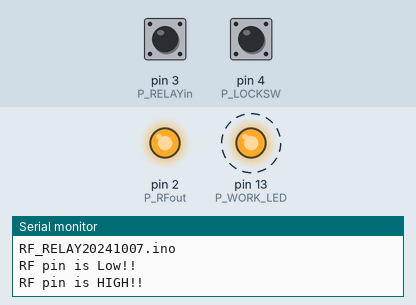
Simulated run of this sketch. Board: Arduino Uno, built with avr-gcc and run on an emulated ATmega328P. On the bench: output pins drawn as LEDs (lit = HIGH), the last lines printed to the serial monitor. Dashed ring = blinking. Inputs (shaded band) come from the test bench; at power-on: pin 4 (P_LOCKSW) HIGH, pin 3 (P_RELAYin) HIGH.

Above: at 1.2 s.
1.3 s: pin 4 (P_LOCKSW) pulled LOW for 0.15 s
At 1.7 s:
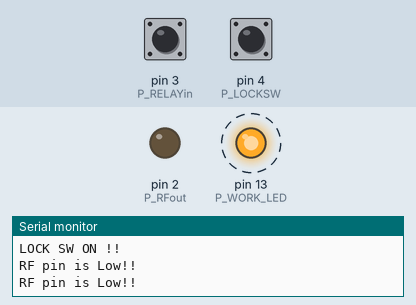
4.3 s: pin 4 (P_LOCKSW) pulled LOW for 3.2 s
At 8.23 s:
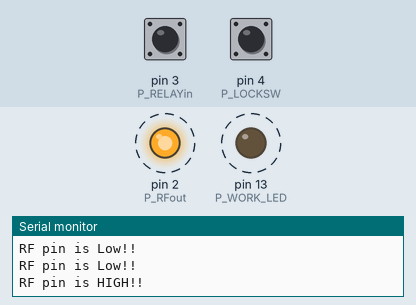
Timing chart, 0 to 15.0 s (numbered marks = the images above; inputs shaded):
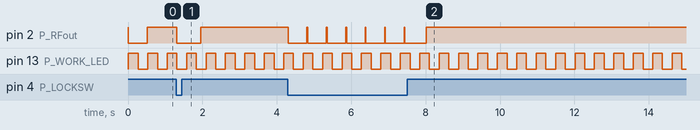

Measured:
- after the input at 1.3 s, pin 2 (P_RFout): HIGH → LOW at once, → HIGH 0.65 s later
- after the input at 4.3 s, pin 2 (P_RFout): alternates HIGH for 0.02 s and LOW for 0.50 s, 14 changes in all, then stays HIGH, starting at once
- by itself, pin 13 (P_WORK_LED): alternates HIGH for 0.26 s and LOW for 0.26 s

The sketch:

RF_RELAY20241007.ino
```cpp
/*
開發板 : Arduino UNO
日期 : 2024/10/07
程式設計 : 李進衛
功能:

1. 當LOCK 開關 ON 時 2pin送出一個0.5sec HI 信號之後維持LO
2. 當LOCK 開關 OFF 時 2pin送出一個0.5sec HI 信號之後維持LO
3. 當LOCK 開關 ON 時 2pin送出一個0.5sec HI 信號時第3pin偵測IO 狀態是HI 或者LO 的狀態。
4. 2pin的信號和3pin的信號一致時不發送RF 信號


*/
#define mainloop_time 10	//主迴圈時間
#define TBASE 10 // main loop time base for 5mS
#define TBASE100 100	//

#define T20MS 20 / TBASE // 4
#define T30MS 30 / TBASE // 6
#define T100MS 100 / TBASE
#define T150MS 150 / TBASE
#define T200MS 200 / TBASE
#define T250MS 250 / TBASE
#define T300MS 300 / TBASE // 60
#define T500MS 500 / TBASE
#define T1000MS 1000 / TBASE
#define T2000MS 2000 / TBASE
#define T1SEC 1000 / TBASE100
#define T2SEC 2000 / TBASE100

unsigned long previousMillis = 0;  //

// constants won't change:
const long interval = 10;  // (milliseconds)

//**************************************************
//定義 IO PORT

#define P_RFout 2
#define P_RELAYin 3
#define P_LOCKSW 4
#define P_WORK_LED 13
//***************************************************

boolean Blink1HZ; // 1HZ閃爍旗標
boolean Blink2HZ; // 2HZ閃爍旗標
boolean RF_ONOFF =0;
boolean F_LOCKSW =0;
boolean F_RFIN =0;
boolean F_LOCKON = 0;
boolean F_LOCKOFF = 0;
boolean F_LOCKstatus;
boolean F_RFINstatus;
int T_CNT1;
int MODE = 0;
int SQN = 0;
int TB_100MS;
int TB_250MS;
int TB_500MS;
int TB_1SEC;
int TB_1MINS;
int TB_1HOURS;
int T_Blink_Count;
int T_LED_delay = 0; // 100ms 為一個單位


boolean F_CMDON;
boolean F_KEYREP;

byte KEY_NEW = 0xff; // = 0xFF;
byte KEY_OLD = 0xff; // = 0xFF;
byte KEY_CMD;		 // = 0xFF;
byte KEY_CHT;		 // = T20MS;
byte KEY_SQN = 0;	 // = 1;
byte KEY_CHEN;
byte KEY_REP;
byte locksw_sqn = 0;
byte locksw_cht = 0;
byte tactsw_sqn = 0;
byte tactsw_cht = 0;
byte Pulse_SQN = 0;

void setup()
{
	Serial.begin(115200);
	Serial.println("RF_RELAY20241007.ino"); // 版本
	pinMode(P_RFout, OUTPUT);//set the pin to be OUTPUT pin.
	pinMode(P_WORK_LED, OUTPUT);//set the pin to be OUTPUT pin.
	pinMode(P_LOCKSW, INPUT_PULLUP);//設定為輸入腳
	pinMode(P_RELAYin, INPUT_PULLUP);//設定為輸入腳

	digitalWrite(P_RFout,HIGH);// relay off
//**************************************************************
//***開機檢查狀態如果開關狀態和繼電器輸出狀態不符合要發射一次RF
//**************************************************************
	F_LOCKstatus = digitalRead(P_LOCKSW);
	F_RFINstatus = digitalRead(P_RELAYin);
  if (F_LOCKstatus != F_RFINstatus)
  {
	  Serial.println("Power ON LOCK and RFin <>");
	  Pulse_SQN = 0;
	  RF_ONOFF = 1;
  }
}
/*
***************************
**** RF LOW 500ms
***************************
*/
void Pulse_000(void)
{

		digitalWrite(P_RFout,LOW);
		Pulse_SQN = 1;
		T_CNT1 = T500MS;
		Serial.println("RF pin is Low!!");
}
/*
***************************
**** 等待 500ms
***************************
*/
void Pulse_100(void)
{
		if (T_CNT1 !=0)
			return;
		Serial.println("RF pin is HIGH!!");
		digitalWrite(P_RFout,HIGH);
	F_LOCKstatus = digitalRead(P_LOCKSW);
	F_RFINstatus = digitalRead(P_RELAYin);
  if (F_LOCKstatus != F_RFINstatus)
  {

		Pulse_SQN = 2;
  } else {

		RF_ONOFF =0; //停止發射RF

  }
}

void Pulse_200(void)
{


//	  Serial.println("Power ON LOCK and RFin <>");
	  Pulse_SQN = 0;
	  RF_ONOFF = 1;


}

void Pulse(void)
{
		if (RF_ONOFF==0)	//RF ON/OFF
			return;
	switch(Pulse_SQN)
	{
	case 0: Pulse_000(); break; // RF 拉LOW
	case 1: Pulse_100(); break; //wait 500ms HI
	case 2: Pulse_200(); break;
	}

}


//***************************
//***** 系統時間
//***************************
void check_time()
{
	if (TB_100MS == 0)
	{
		TB_100MS = T100MS;
		//t100ms_process();
	}
	else
	{

		TB_100MS--;
	}

	if (TB_250MS == 0)
	{
		TB_250MS = T250MS;
		Blink2HZ ^= 1; // Blink2HZ與1 互斥或  【反向的意思】
	}
	else
	{
		TB_250MS--;
	}
	if (T_Blink_Count == 0)
	{
		T_Blink_Count = 50; // 100;
		//      Blink1HZ ^=1;	// Blink1HZ與1 互斥或  【反向的意思】
		//      Blink2HZ ^=1;	// Blink2HZ與1 互斥或  【反向的意思】
	}
	else
	{
		T_Blink_Count--;
		if (T_Blink_Count == 25) // 50)
		{
			//                      Blink2HZ ^=1;
		}
	}

	if (T_CNT1 != 0)
		T_CNT1--;

	if (KEY_CHT != 0)
		KEY_CHT--;

	if (KEY_REP != 0)
		KEY_REP--;


}

//*****************************
//*** 系統工作LED
//*****************************
void WORK_TEST(void)
{
	if (Blink2HZ == 1)
	{
		digitalWrite(P_WORK_LED, HIGH);
	}
	else
	{

		digitalWrite(P_WORK_LED, LOW);
	}
}

/*
*****************************

*****************************

*/


void key0_pro(void)
{
	if (F_KEYREP == 1) // 已經執行過了就返回不再重複執行
  		return;
//		F_LOCKSW = 1;
		Pulse_SQN = 0;
		RF_ONOFF = 1;
		Serial.println("LOCK SW ON!!");

}

void key1_pro(void)
{
  Serial.print("key1_pro!!");
	if (F_KEYREP == 1) // 已經執行過了就返回不再重複執行
		return;
		Pulse_SQN = 0;
		RF_ONOFF = 1;
		Serial.println("LOCK SW OFF!!");
}


//**************************************************************************************
//******************************************************************************
//;****************************
//;*****  KEYON_PROCESS   *****
//;****************************
//;FOR CHECK KEY FUNCTION WHEN FIRST KEY PRESSED
//;當KEY按住不放時，仍然只執行一次
void KEYON_PROCESS()
{
		switch (KEY_CMD)
		{

		case 0:
			key0_pro();
			break;
//		case 1:
//			key1_pro();
//			break;

		}

}

//;****************************
//;*****  KEYOFF_PROCESS  *****
//;****************************
//;FOR CHECK KEY FUNCTION WHEN KEY RELEASED
void KEYOFF_PROCESS()
{
	switch (KEY_CMD)
	{

							case 0: key1_pro(); break;
		//					case 2: key2_off_pro(); break;
		//					case 3: key3_off_pro(); break;
		//					case 4: key4_off_pro(); break;
		//					case 5: key5_off_pro(); break;
		//					case 6: key6_off_pro(); break;
		//					case 7: key7_off_pro(); break;
		//					case 8: key8_off_pro(); break;
		//					case 9: key9_off_pro(); break;
		//					case 10: key10_off_pro(); break;
		//					case 11: key11_off_pro(); break;
		//					case 12: key12_off_pro(); break;
		//					case 13: key13_off_pro(); break;
		//					case 14: key14_off_pro(); break;
		//					case 15: key15_off_pro(); break;
		//					case 16: key16_off_pro(); break;
	}
}

void KEYCHT_440()
{
	KEY_SQN = 1;
	KEYOFF_PROCESS(); // 按鍵放開的第一時間處理
}

void initial_key() //.............. Step 0
{
	KEY_NEW = 0xFF;
	KEY_OLD = 0xFF;
	KEY_CMD = 0xFF;
	KEY_CHT = T20MS;
	KEY_SQN = 1;
}

void new_old_check() //.............. Step 1
{
	if ((KEY_NEW != KEY_OLD) && (KEY_NEW != 0XFF))
	{
		KEY_OLD = KEY_NEW;
		KEY_CHT = T100MS;
		KEY_SQN = 2;
	}
	if ((KEY_NEW != KEY_OLD) && (KEY_NEW == 0XFF))
	{
		KEY_SQN = 0;
	}
}

void confirm_key() //.............. Step 2
{
	if (KEY_NEW == KEY_OLD)
	{
		//               Serial.println("key confirm !!");
		KEY_CMD = KEY_NEW;
		F_CMDON = 1;	  // 按鍵生效
		KEY_REP = T200MS; // 原來的值 T700MS,T500MS
		KEY_CHT = T30MS;
		KEYON_PROCESS(); // 按鍵按下的第一時間處理
		KEY_SQN = 3;
	}
	else
	{
		if ((KEY_NEW != 0xFF) || ((KEY_NEW == 0xFF) && (KEY_CHT == 0)))
		{
			KEY_OLD = KEY_NEW;
			KEY_SQN = 1;
		}
	}
}

void hold_key() //.............. Step 3
{
	if (KEY_NEW == KEY_OLD) // === KEY REPEAT
	{
		if (KEY_NEW == 0)
		{
			KEY_CHT = T20MS;
			F_KEYREP = 0; //
			KEY_SQN = 4;  // 2004.12.07 APPEND BY JEREMY(對應按鍵失效)
		}
		KEY_CHT = T30MS;
		if (KEY_REP == 0)
		{
			KEY_REP = T200MS;  // 200 ms time out
			F_CMDON = 1;	   // 按鍵生效
			F_KEYREP = 1;	   // KEY REPEAT
      Serial.println("key rep = 1");
			KEY_COD_PROCESS(); // 2016-03-21 by leecw Append for key on process
		}
	}
	else

		if ((KEY_NEW == 0xFF) && (KEY_CHT == 0))
	{
		KEY_OLD = KEY_NEW;
		KEY_CHT = T20MS;
		F_KEYREP = 0; // CLEAR KEY REPEAT FLAG
		KEY_SQN = 4;  // 執行release_key的判斷
	}
}

void release_key(void) //.............. Step 4
{
	if (KEY_NEW == KEY_OLD)
	{
		if (KEY_CHT == 0)
			KEYCHT_440();
	}
	else if ((KEY_NEW != KEY_OLD) && (KEY_NEW != KEY_CMD))		   // 對應在處理 KEY_CHT 的 timming 再按到 BEND +/-
	{															   //
		if ((KEY_CHEN == 0) && ((KEY_NEW == 1) || (KEY_NEW == 2))) //
		{														   //
			KEYCHT_440();										   //
		}														   //
		else													   //
		{														   //
			KEY_OLD = KEY_NEW;									   //
			KEY_CHT = T30MS;									   //
		}														   //
	}
	else if ((KEY_NEW != KEY_OLD) && (KEY_NEW == KEY_CMD))
	{
		KEY_OLD = KEY_NEW;
		KEY_SQN = 3;
	}
}

//;***********************************
//;*****  KEY CHATTER  &  CHECK  *****
//;*****  HAVE  ANY  KEY  INPUT  *****
//;***********************************
//;IN     :KEY_NEW,KEY_SQN,KEY_CHT
//;OUT    :KEY_OLD,KEY_CMD,F_KEYREP
//;KEY_SQN =  0 --> INITIAL ALL REGISTER
//;KEY_SQN =  1 --> CHECK KEY_NEW & KEY_OLD
//;KEY_SQN =  2 --> KEY ON CHATTER CHECK
//;KEY_SQN =  3 --> KEY REPEAT CHECK
//;KEY_SQN =  4 --> KEY OFF CHATTER
//;KEY_SQN = 32 --> 按住 X 按鍵再按 Y 鍵

void KEY_CHT_PROCESS()
{
	//	Serial.println(KEY_SQN);
	switch (KEY_SQN)
	{
	case 0:
		initial_key(); // *** 初始所使用的暫存器
		break;
	case 1:
		new_old_check(); // *** 檢查新碼和舊碼
		break;
	case 2:
		confirm_key(); // *** 承認按下的按鍵
		break;
	case 3:
		hold_key(); // *** 保持按鍵按下的處理
		break;
	case 4:
		release_key(); // *** 放開按鍵
		break;
	default:
		KEY_SQN = 0;
		break;
	}
}

//;*****************************************
//;*****  KEY CODE PROCESS SUBROUTINE  *****
//;*****************************************
//;IN     :KEY_CMD
//;OUT    :當KEY按住不放時，利用KEY_REP的設定，可重複執行KEY CODE動作
void KEY_COD_PROCESS()
{
	if (F_CMDON == 1)
	{

		F_CMDON = 0;
		switch (KEY_CMD)
		{
			//                        case 0 : K_PITCH();     break;
			//                        case 1 :   K_counter_add(); break;  //K_PIT_M();     break;
			//                        case 2 : K_PIT_P();     break;
			//                        case 3 : K_STOP();      break;
			//                        case 4 : K_SINGLE();    break;
			//                        case 5 : K_TIME();      break;
			//                        case 6 : K_PLYPAS();    break;
			//                        case 7 : K_PTEN();      break;
			//                        case 8 : K_CUE1();      break;
			//                        case 9 : K_BSKIP();     break;
			//                        case 10: K_FSKIP();     break;
			//                        case 11: K_FBS();       break;
			//                        case 12: K_FFS();       break;
			//                        case 13: K_OPCL();      break;
			//                        case 14: K_BPM();       break;
		}
	}
}


void ReadKey(void)
{


	if (digitalRead(P_LOCKSW) ==0)
	{
		if (F_LOCKON ==1)
			return;
		Pulse_SQN = 0;
		RF_ONOFF = 1;
		F_LOCKON = 1;
		F_LOCKOFF =0;
		Serial.println("LOCK SW ON !!");
	} else{
		if (F_LOCKOFF ==1)
			return;
		Pulse_SQN = 0;
		RF_ONOFF = 1;
		F_LOCKON = 0;
		F_LOCKOFF =1;


	}


}


/*
**********************************************
***** 主迴圈
**********************************************
*/

void loop()
{
  unsigned long currentMillis = millis();

  if (currentMillis - previousMillis >= interval) {
    // save the last time you blinked the LED
    previousMillis = currentMillis;
    check_time();
	ReadKey();
//	KEY_CHT_PROCESS();
    Pulse();
    WORK_TEST();


  }

}
```
